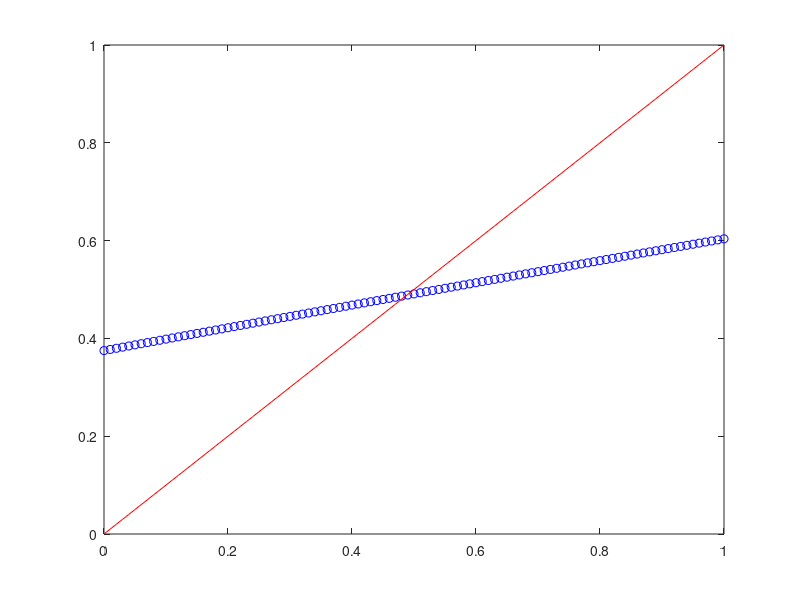

This chart was generated by the following MATLAB code:
%% Experiment 5: Schwarz method as a fixed point iteration

%% u_xx = u(1-u) on [0,1], u(0) = 0, u(1) = 1

% Problem parameters
f = @(x) x.*(1-x);

% Grid
nx = 101; dx = 1/(nx-1);
a  = 1/3;
b  = 2/3;
x  = linspace(0,1,nx)';
x1 = x(x<=b); b = x1(end);
x2 = x(x>=a); a = x2(1);

% Diff. mat.
I1 = eye(length(x1));
D1 = ones(length(x1)-2,1);
D1 = (nx-1)^2 * [ D1, -2*D1, D1 ];
D1 = spdiags(D1,[0,1,2],length(x1)-2,length(x1));
D1 = [I1(1,:) ; D1 ; I1(end,:) ];
[L1,U1] = lu(D1);
I2 = eye(length(x2));
D2 = ones(length(x2)-2,1);
D2 = (nx-1)^2 * [ D2, -2*D2, D2 ];
D2 = spdiags(D2,[0,1,2],length(x2)-2,length(x2));
D2 = [I2(1,:) ; D2 ; I2(end,:) ];
[L2,U2] = lu(D2);

% Initialization
u1 = zeros(size(x1));
u2 = zeros(size(x2)); u2(x2==b) = 0.5;

for k = 1:20
    u2b(k) = u2(x2==b);
    u1a(k) = u1(x1==a);
    for j = 1:20
        f1 = f(u1); f1(1) = 0; f1(end) = u2b(k);
        u1 = U1 \ (L1 \ f1);
        f2 = f(u2); f2(end) = 1; f2(1) = u1a(k);
        u2 = U2 \ (L2 \ f2);
    end
    
    plot(x1,u1,'r--',x2,u2,'b--')
    pause
end

u2b(k+1) = u2(x2==b);
u1a(k+1) = u1(x1==a);
semilogy(1:21,abs(u2b - b),'*--')

%% The process as viewed as functions acting from R to R

% Problem parameters
f = @(x) exp(x);

% Grid
nx = 101; dx = 1/(nx-1);
a  = 1/3;
b  = 2/3;
x  = linspace(0,1,nx)';
x1 = x(x<=b); b = x1(end);
x2 = x(x>=a); a = x2(1);

% Diff. mat.
I1 = eye(length(x1));
D1 = ones(length(x1)-2,1);
D1 = (nx-1)^2 * [ D1, -2*D1, D1 ];
D1 = spdiags(D1,[0,1,2],length(x1)-2,length(x1));
D1 = [I1(1,:) ; D1 ; I1(end,:) ];
[L1,U1] = lu(D1);
I2 = eye(length(x2));
D2 = ones(length(x2)-2,1);
D2 = (nx-1)^2 * [ D2, -2*D2, D2 ];
D2 = spdiags(D2,[0,1,2],length(x2)-2,length(x2));
D2 = [I2(1,:) ; D2 ; I2(end,:) ];
[L2,U2] = lu(D2);

% Initialization
u2b = linspace(0,1,101);
% u1a = u2b;

for k = 1:101
    u1 = zeros(size(x1));
    u2 = zeros(size(x2));
    
%     % Searching for two-cycle
%     for j = 1:20
%         f1 = f(u1); f1(1) = 0; f1(end) = u2b(k);
%         u1 = U1 \ (L1 \ f1);
%         f2 = f(u2); f2(end) = 1; f2(1) = u1a(k);
%         u2 = U2 \ (L2 \ f2);
%     end

    % Searching for fixed point
    for j = 1:20
        f1 = f(u1); f1(1) = 0; f1(end) = u2b(k);
        u1 = U1 \ (L1 \ f1);
    end
    u1a(k) = u1(x1==a);
    for j = 1:20
        f2 = f(u2); f2(end) = 1; f2(1) = u1a(k);
        u2 = U2 \ (L2 \ f2);
    end        
    u1_save(k) = u1(x1==a);
    u2_save(k) = u2(x2==b);
    
    plot(x1,u1,'r--',x2,u2,'b--')
    pause(0.1)
end

% plot(u2b,u1_save,'r*',u1a,u2_save,'bo')
plot(u2b,u2_save,'bo',u2b,u2b,'r-')